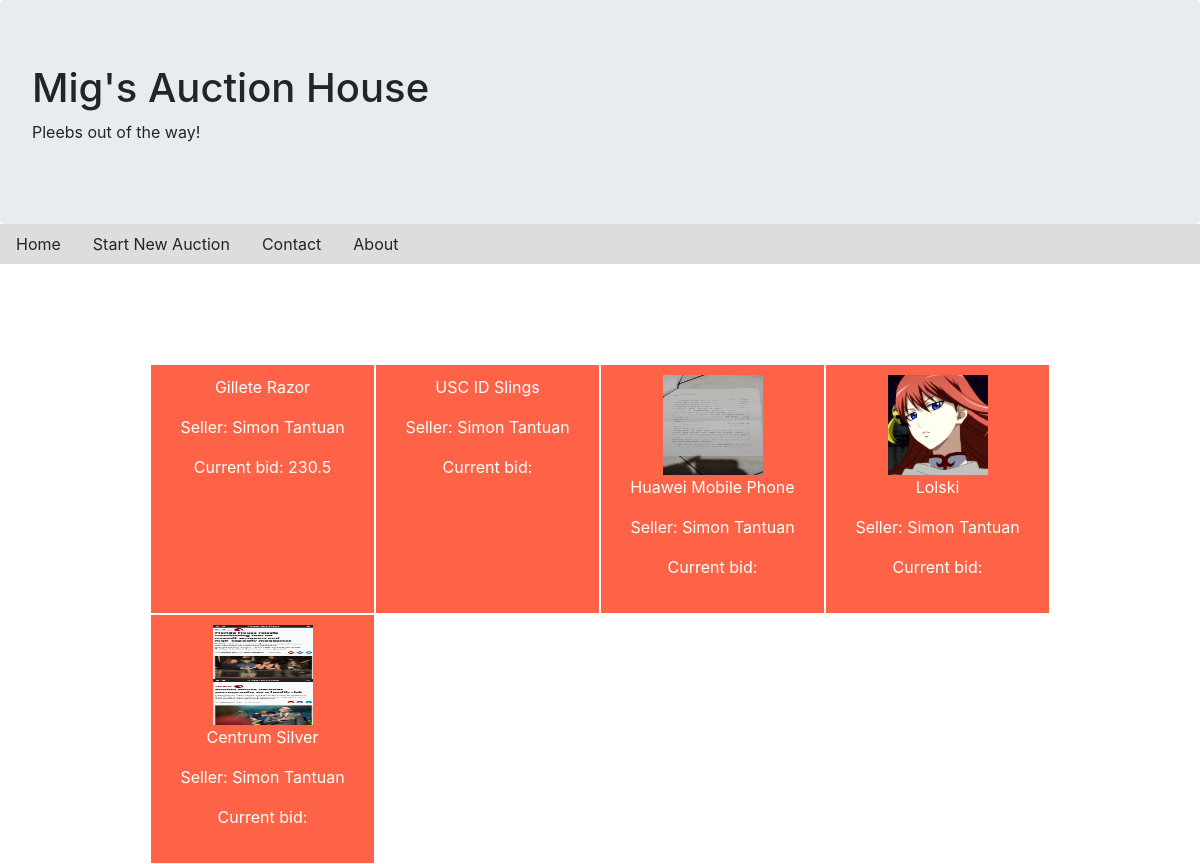
Page /list.php on the committed database.
### tables this page shows
CREATE TABLE `auction` (
  `ID` int(11) NOT NULL,
  `item_ID` int(11) DEFAULT NULL,
  `date_started` datetime NOT NULL,
  `date_deadline` datetime NOT NULL,
  `number_of_biddings` int(11) NOT NULL,
  `winning_bid_ID` int(11) DEFAULT NULL,
  `buyout` float NOT NULL
);

CREATE TABLE `auction_item` (
  `ID` int(11) NOT NULL,
  `name` varchar(20) NOT NULL,
  `seller_ID` int(11) NOT NULL,
  `type` varchar(15) NOT NULL,
  `item_condition` varchar(15) NOT NULL,
  `image` varchar(255) DEFAULT NULL
);

CREATE TABLE `user` (
  `ID` int(11) NOT NULL,
  `fname` varchar(20) NOT NULL,
  `lname` varchar(20) NOT NULL,
  `username` varchar(20) NOT NULL,
  `password` varchar(20) NOT NULL,
  `email_address` varchar(30) NOT NULL,
  `phone_number` int(11) NOT NULL,
  `wallet` float NOT NULL DEFAULT '0',
  `type` varchar(10) NOT NULL DEFAULT 'customer',
  `trust_rating` int(11) NOT NULL,
  `profile_photo` varchar(255) DEFAULT NULL
);

CREATE TABLE `bid` (
  `ID` int(11) NOT NULL,
  `auction_ID` int(11) NOT NULL,
  `bidder_ID` int(11) NOT NULL,
  `date_of_bid` datetime NOT NULL,
  `amt` float NOT NULL
);

### list.php (the view, shortened to what this page needs)
<!DOCTYPE html>
<?php
$conn = mysqli_connect("localhost", "root", "", "migs_auction_house");
$query = "SELECT auction.ID, name, fname, lname, image, amt FROM auction JOIN auction_item ON auction.item_ID = auction_item.ID LEFT JOIN bid on auction.winning_bid_ID = bid.ID JOIN user ON auction_item.seller_ID = user.ID";
$result = mysqli_query($conn, $query);
?>
<html>
<head>
<link rel="stylesheet" type="text/css" href="bootstrap/css/bootstrap.min.css">
</head>
<body>
	<div class="jumbotron">
		<h1>Mig's Auction House</h1>
		<p>Pleebs out of the way!</p>
	</div>
	<ul>
		<li><a href="list.php">Home</a></li>
		<li><a href="newauction.php">Start New Auction</a></li>
		<li><a href="contact.asp">Contact</a></li>
		<li><a href="about.asp">About</a></li>
	</ul>
	<?php
	echo "<div class='container'>";
	echo "<div class= 'row'>";
	while($row = mysqli_fetch_assoc($result)){
					echo "<div class='col-sm-3'>";
						echo "<a href='myEmployees.php'>";
						if($showimage = $row['image']){
							echo "<img src= '$showimage'  width= '100' height='100'>";
						}
						echo "<p>{$row['name']} </p>";
						echo "<p> Seller: {$row['fname']} {$row['lname']}</p>";
						echo "<p> Current bid: {$row['amt']} </p>";
						echo "</a>";
					echo "</div>";
	}
	echo "</div>";
	echo "</div>";
	?>
</body>
</html>

### list.php (style rules this page uses)
.container { width: 900px; }
.jumbotron { margin-bottom: 0; }
.col-sm-3 { height: 250px; width: 180px; background-color: tomato; color: white; padding: 10px; text-align: center; border: 1px solid white; }
a { color: inherit; text-decoration: none; }
ul { background-color: #dddddd; background-color: #dddddd; list-style-type: none; margin: 0; padding: 0; overflow: hidden; margin-bottom: 100px; }
li { float:left; }
li a { display: block; padding: 8px 16px; text-decoration: none; }

### rows in the picture
auction: item_ID.name "Gillete Razor", user.fname "Simon", user.lname "Tantuan", winning_bid_ID.amt "230.5"
auction: item_ID.name "USC ID Slings", user.fname "Simon", user.lname "Tantuan"
auction: item_ID.image (picture), item_ID.name "Huawei Mobile Phone", user.fname "Simon", user.lname "Tantuan"
auction: item_ID.image (picture), item_ID.name "Lolski", user.fname "Simon", user.lname "Tantuan"
auction: item_ID.image (picture), item_ID.name "Centrum Silver", user.fname "Simon", user.lname "Tantuan"
